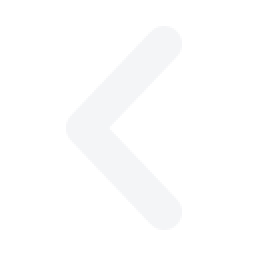
#> input picture out.png/ui_emojis/bl_left.png, 128 x 128 px (shown 2 times larger)
$ python make_ui_emojis.py out.png bl_c_10c.png
#> lines starting #> are read from the running program, lines starting #| are printed output that depends on the picture
"""make_ui_emojis.py - draws the clean UI icon set (original flat glyphs, transparent 128x128 PNG) and writes:

  <out>/ui_emojis/<name>.png      one PNG per icon (upload by hand if you ever want to)
  <out>/ui_emojis.py              UI_PACK = {emoji name: base64 chunks}, merged into the bot's EMOJI_PACK
  <preview>                       a preview sheet (icons at emoji size + a mock pager row), only for looking at

Usage:  python3 make_ui_emojis.py <out folder> <preview.png>
The three join log badges (bl_jl_alert / bl_jl_warn / bl_jl_safe) are drawn by make_joinlog_icons.py and the W ratio badge (bl_wratio) by
make_wratio_icon.py: run both AFTER this script, because this one rewrites ui_emojis.py without them.
Needs rsvg-convert (librsvg) and Pillow. The bot itself needs neither: it only reads ui_emojis.py.
"""
import base64
import os
import subprocess
import sys

from PIL import Image, ImageDraw, ImageFont

WHITE = "#F4F5F7"
GREEN = "#38CC74"
GREEN_DEEP = "#2FBF71"
RED = "#F2555C"
AMBER = "#F7B83D"
BLUE = "#6C93FF"
SLATE = "#C6CBD6"
GREY = "#5C5F69"
DARK = "#1E1F22"

STROKE = 'fill="none" stroke-linecap="round" stroke-linejoin="round"'


def svg(body):
    return f'<svg xmlns="http://www.w3.org/2000/svg" width="128" height="128" viewBox="0 0 128 128">{body}</svg>'


def cross_glyph(color, w=17):
    return (f'<path d="M38 38 L90 90 M90 38 L38 90" {STROKE} stroke="{color}" stroke-width="{w}"/>')


def tick_glyph(color, w=17):
    return (f'<path d="M26 68 L52 94 L102 36" {STROKE} stroke="{color}" stroke-width="{w}"/>')


ICONS = {
    # ---- pager (white glyphs: they sit on the grey / red buttons) ----
    "bl_left": svg(f'<path d="M82 22 L42 64 L82 106" {STROKE} stroke="{WHITE}" stroke-width="18"/>'),
    "bl_right": svg(f'<path d="M46 22 L86 64 L46 106" {STROKE} stroke="{WHITE}" stroke-width="18"/>'),
    "bl_jump": svg(
        f'<path d="M50 20 L42 108 M88 20 L80 108 M20 47 L108 47 M16 81 L104 81" {STROKE} stroke="{WHITE}" stroke-width="12"/>'),
    # white versions, used automatically on green / red / blurple buttons (see button_icon in bot.py): bl_<key>_w
    "bl_cross_w": svg(cross_glyph(WHITE)),
    "bl_check_w": svg(tick_glyph(WHITE)),
    "bl_add_w": svg(f'<path d="M64 26 L64 102 M26 64 L102 64" {STROKE} stroke="{WHITE}" stroke-width="17"/>'),
    "bl_remove_w": svg(f'<path d="M26 64 L102 64" {STROKE} stroke="{WHITE}" stroke-width="17"/>'),
    # ---- status lines (coloured glyphs for the dark card) ----
    "bl_check": svg(tick_glyph(GREEN)),
    "bl_cross": svg(cross_glyph(RED)),
    "bl_warn": svg(
        f'<path d="M64 20 L112 104 L16 104 Z" fill="{AMBER}" stroke="{AMBER}" stroke-width="14" stroke-linejoin="round"/>'
        f'<path d="M64 52 L64 76" {STROKE} stroke="{DARK}" stroke-width="12"/>'
        f'<circle cx="64" cy="91" r="7" fill="{DARK}"/>'),
    "bl_info": svg(
        f'<circle cx="64" cy="64" r="50" fill="{BLUE}"/>'
        f'<circle cx="64" cy="38" r="7.5" fill="#FFFFFF"/>'
        f'<path d="M64 58 L64 92" {STROKE} stroke="#FFFFFF" stroke-width="13"/>'),
    "bl_add": svg(f'<path d="M64 26 L64 102 M26 64 L102 64" {STROKE} stroke="{GREEN}" stroke-width="17"/>'),
    "bl_remove": svg(f'<path d="M26 64 L102 64" {STROKE} stroke="{RED}" stroke-width="17"/>'),
    "bl_wait": svg(
        f'<circle cx="64" cy="64" r="46" {STROKE} stroke="{SLATE}" stroke-width="11"/>'
        f'<path d="M64 36 L64 66 L84 78" {STROKE} stroke="{SLATE}" stroke-width="11"/>'),
    # ---- small tool icons ----
    "bl_search": svg(
        f'<circle cx="55" cy="55" r="31" {STROKE} stroke="{WHITE}" stroke-width="12"/>'
        f'<path d="M79 79 L104 104" {STROKE} stroke="{WHITE}" stroke-width="15"/>'),
    "bl_edit": svg(
        f'<g transform="rotate(45 64 64)" fill="{WHITE}" stroke="{WHITE}" stroke-linejoin="round" stroke-width="4">'
        f'<rect x="52" y="8" width="24" height="14" rx="5"/>'
        f'<rect x="52" y="27" width="24" height="58" rx="2"/>'
        f'<path d="M52 90 L76 90 L64 116 Z"/></g>'),
    # ---- on / off pills ----
    "bl_on": svg(
        f'<rect x="6" y="32" width="116" height="64" rx="32" fill="{GREEN_DEEP}"/>'
        f'<circle cx="92" cy="64" r="23" fill="#FFFFFF"/>'
        f'<path d="M81 65 L89 73 L104 55" {STROKE} stroke="{GREEN_DEEP}" stroke-width="7"/>'),
    "bl_off": svg(
        f'<rect x="6" y="32" width="116" height="64" rx="32" fill="{GREY}"/>'
        f'<circle cx="36" cy="64" r="23" fill="#FFFFFF"/>'
        f'<path d="M28 56 L44 72 M44 56 L28 72" {STROKE} stroke="{GREY}" stroke-width="7"/>'),
}


def render(name, body, folder):
    src = os.path.join(folder, name + ".svg")
    dst = os.path.join(folder, name + ".png")
    with open(src, "w", encoding="utf-8") as f:
        f.write(body)
    subprocess.run(["rsvg-convert", "-w", "128", "-h", "128", src, "-o", dst], check=True)
    os.remove(src)
    return dst


def pack_module(paths, out_py):
#> called with out_py = 'out.png/ui_emojis.py'
    lines = ['"""UI icon pack, generated by make_ui_emojis.py: pager arrows, page jump, white (_w) versions for coloured buttons, status icons, tool icons and on/off pills',
             '(original flat drawings, 128x128 PNG). The bot creates these as application emojis on start-up (see make_app_emojis in matchmaking.py)',
             'and looks them up as bl_<name>, for example emo("check") or style_buttons(view, {"Accept": "check"}).',
             'The same files are in the ui_emojis folder if you would rather upload them to a server by hand."""',
             "", "UI_PACK = {"]
    for name, path in paths.items():
        b64 = base64.b64encode(open(path, "rb").read()).decode()
        lines.append(f'    "{name}": (')
        chunks = [b64[i:i + 100] for i in range(0, len(b64), 100)]
        for i, c in enumerate(chunks):
            end = ")," if i == len(chunks) - 1 else ""
            lines.append(f'        "{c}"{end}')
    lines.append("}")
    with open(out_py, "w", encoding="utf-8") as f:
        f.write("\n".join(lines) + "\n")


def font(size, bold=False):
    for p in ("/usr/share/fonts/truetype/dejavu/DejaVuSans-Bold.ttf" if bold else "/usr/share/fonts/truetype/dejavu/DejaVuSans.ttf",):
        if os.path.exists(p):
            return ImageFont.truetype(p, size)
    return ImageFont.load_default()


def preview(paths, out_png):
    """Dark sheet like a Discord card: every icon big and at emoji size, then a mock pager row and status lines."""
#> called with out_png = 'bl_c_10c.png'
    S = 2  # scale for a sharper picture
    W, H = 760 * S, 470 * S
    img = Image.new("RGBA", (W, H), "#1E1F22")
    d = ImageDraw.Draw(img)
    card = (14 * S, 14 * S, W - 14 * S, H - 14 * S)
    d.rounded_rectangle(card, 14 * S, fill="#2B2D31")

    def icon(name, size):
#> called with name = 'bl_left', size = 56
        im = Image.open(paths[name]).convert("RGBA")
#> im is the input picture: PIL image 128x128 RGBA; mean R, G, B, A 37.2, 37.3, 37.6, 36.2
        return im.resize((size * S, size * S), Image.LANCZOS)

    names = list(paths)
    # row 1: every icon at 64px with its name
    x0, y0 = 36 * S, 34 * S
    cell = 76 * S
    for i, n in enumerate(names):
        cx = x0 + (i % 9) * cell
        cy = y0 + (i // 9) * 106 * S
        img.alpha_composite(icon(n, 56), (cx, cy))
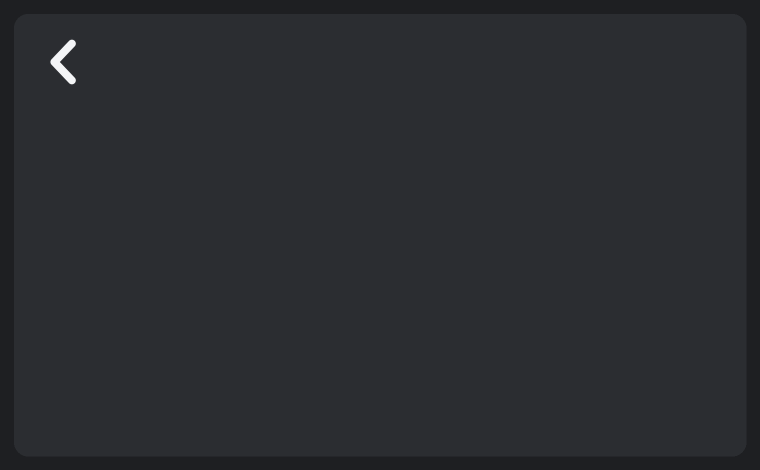
#> img: PIL image 1520x940 RGBA (shown at 1/2 size); mean R, G, B, A 42, 43.9, 47.9, 255
        d.text((cx, cy + 60 * S), n[3:], font=font(11 * S), fill="#9AA0AA")
#> pass 2 of the loop in preview, `for i, n in enumerate(names):`:
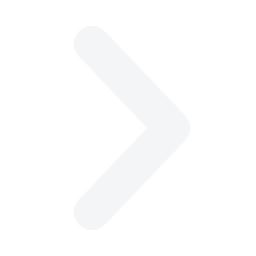
#> input picture out.png/ui_emojis/bl_right.png, 128 x 128 px (shown 2 times larger)
#> in icon, im is the input picture: PIL image 128x128 RGBA; mean R, G, B, A 37.2, 37.3, 37.6, 36.2
#> pass 3 of the loop in preview, `for i, n in enumerate(names):`:
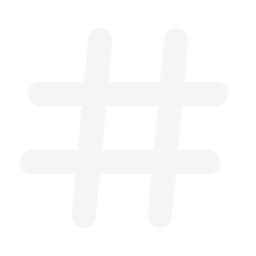
#> input picture out.png/ui_emojis/bl_jump.png, 128 x 128 px (shown 2 times larger)
#> in icon, im is the input picture: PIL image 128x128 RGBA; mean R, G, B, A 64.4, 64.7, 65.2, 63.9
#> the loop made 18 passes; the first 3 are shown
    # row 2: the same at real emoji size (22px), where they have to read
    y = 262 * S
#> y = 524
    d.text((36 * S, y - 22 * S), "at emoji size (22 px)", font=font(11 * S), fill="#9AA0AA")
    for i, n in enumerate(names):
        img.alpha_composite(icon(n, 22), (36 * S + i * 36 * S, y))
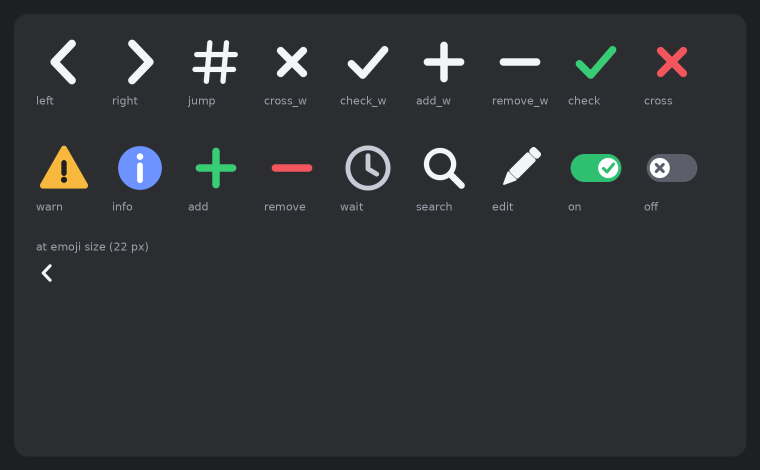
#> img: PIL image 1520x940 RGBA (shown at 1/2 size); mean R, G, B, A 47, 49.3, 52.8, 255
#> pass 2 of the loop in preview, `for i, n in enumerate(names):`:
#> in preview, `img.alpha_composite(icon(n, 22), (36 * S + i * 36 * S, y))`:
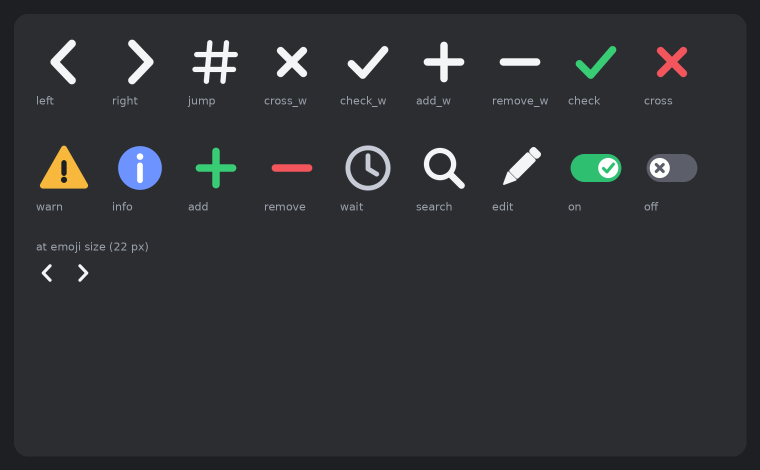
#> img: PIL image 1520x940 RGBA (shown at 1/2 size); mean R, G, B, A 47.1, 49.3, 52.8, 255
#> pass 3 of the loop in preview, `for i, n in enumerate(names):`:
#> in preview, `img.alpha_composite(icon(n, 22), (36 * S + i * 36 * S, y))`:
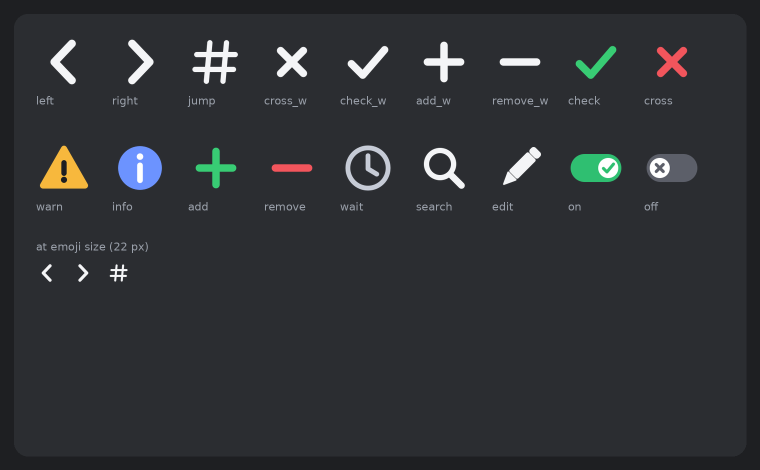
#> img: PIL image 1520x940 RGBA (shown at 1/2 size); mean R, G, B, A 47.1, 49.4, 52.9, 255
#> the loop made 18 passes; the first 3 are shown
    # mock pager row: grey < > goto, red close
    y = 318 * S
#> y = 636
    d.text((36 * S, y - 4 * S), "pager row", font=font(11 * S), fill="#9AA0AA")
    bx = 36 * S
    for n, fill in (("bl_left", "#4E5058"), ("bl_right", "#4E5058"), ("bl_jump", "#4E5058"), ("bl_cross_w", "#DA373C")):
        d.rounded_rectangle((bx, y + 18 * S, bx + 56 * S, y + 54 * S), 8 * S, fill=fill)
        img.alpha_composite(icon(n, 20), (bx + 18 * S, y + 26 * S))
        bx += 66 * S
#> pass 2 of the loop in preview, `for n, fill in (("bl_left", "#4E5058"), ("bl_right", "#4E5058"), ("bl_..`:
#> pass 3 of the loop in preview, `for n, fill in (("bl_left", "#4E5058"), ("bl_right", "#4E5058"), ("bl_..`:
#> in preview, `img.alpha_composite(icon(n, 20), (bx + 18 * S, y + 26 * S))`:
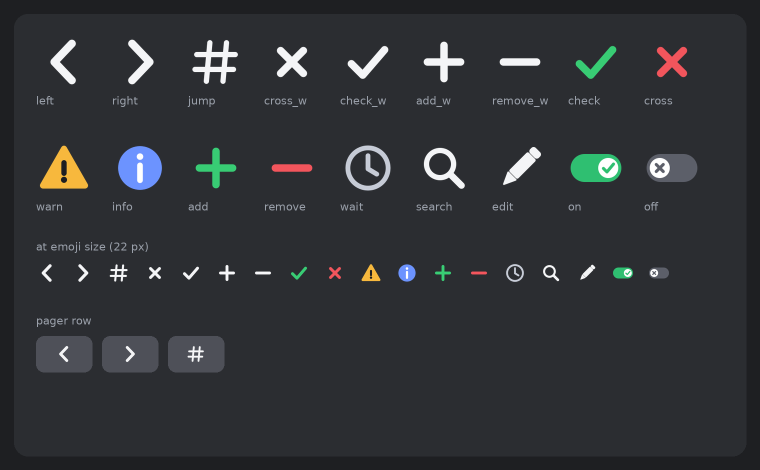
#> img: PIL image 1520x940 RGBA (shown at 1/2 size); mean R, G, B, A 48.5, 50.8, 54.3, 255
#> the loop made 4 passes; the first 3 are shown
    # mock status lines
    ty = 318 * S
#> ty = 636
    tx = 320 * S
    for i, (n, text) in enumerate((("bl_check", "@user: Anti-nuke protection is now disabled"),
                                    ("bl_warn", "@user: You're missing the Manage Messages permission."),
                                    ("bl_cross", "@user: Couldn't find that member."),
                                    ("bl_on", "Antinuke: 7 of 8 modules"),
                                    ("bl_off", "Google Safe Mode"))):
        yy = ty + i * 27 * S
#> yy = 636
        img.alpha_composite(icon(n, 20), (tx, yy))
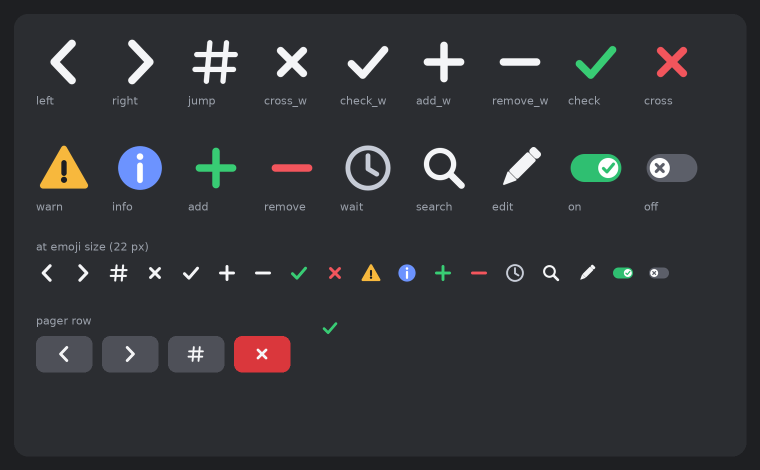
#> img: PIL image 1520x940 RGBA (shown at 1/2 size); mean R, G, B, A 49.4, 50.9, 54.4, 255
        d.text((tx + 30 * S, yy + 2 * S), text, font=font(13 * S), fill="#DBDEE1")
#> pass 2 of the loop in preview, `for i, (n, text) in enumerate((("bl_check", "@user: Anti-nuke protecti..`:
#> yy = 690
#> in preview, `img.alpha_composite(icon(n, 20), (tx, yy))`:
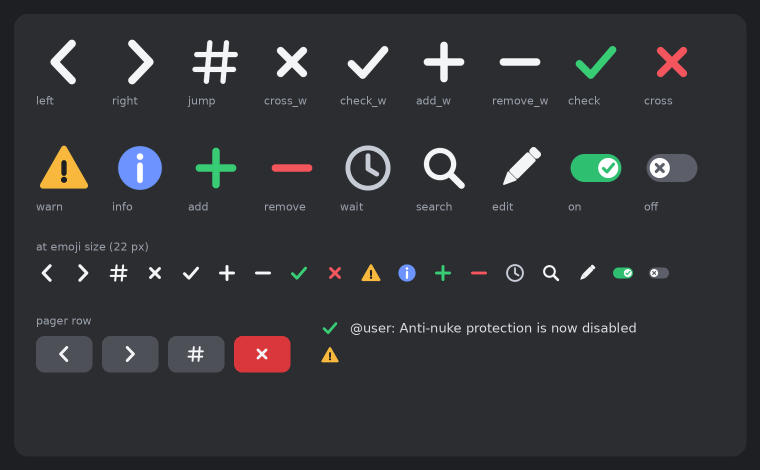
#> img: PIL image 1520x940 RGBA (shown at 1/2 size); mean R, G, B, A 49.9, 51.3, 54.7, 255
#> pass 3 of the loop in preview, `for i, (n, text) in enumerate((("bl_check", "@user: Anti-nuke protecti..`:
#> yy = 744
#> the loop made 5 passes; the first 3 are shown
    img = img.convert("RGB")
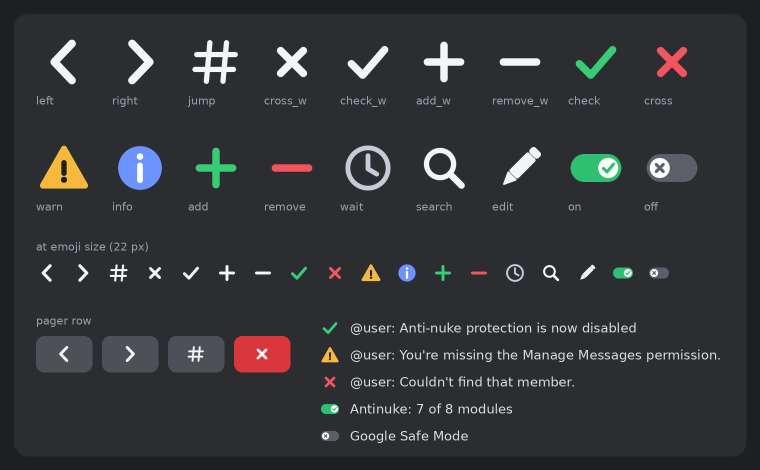
#> img: PIL image 1520x940 RGB (shown at 1/2 size); mean R, G, B 51.1, 52.5, 55.9
    img.save(out_png)


def main():
    out = sys.argv[1]
    prev = sys.argv[2]
    folder = os.path.join(out, "ui_emojis")
    os.makedirs(folder, exist_ok=True)
    paths = {}
    for name, body in ICONS.items():
        paths[name] = render(name, body, folder)
    pack_module(paths, os.path.join(out, "ui_emojis.py"))
    preview(paths, prev)
    for n, p in paths.items():
        print(f"{n:12s} {os.path.getsize(p):6d} bytes")


if __name__ == "__main__":
    main()
